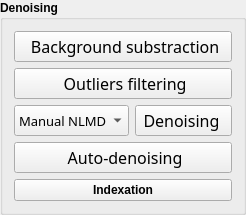
         <widget class="QGroupBox" name="groupBox">
          <property name="font">
           <font>
            <weight>75</weight>
            <bold>true</bold>
           </font>
          </property>
          <property name="title">
           <string>Denoising</string>
          </property>
          <layout class="QVBoxLayout" name="verticalLayout_11">
           <item>
            <widget class="QPushButton" name="Background_remover_button">
             <property name="sizePolicy">
              <sizepolicy hsizetype="Minimum" vsizetype="Minimum">
               <horstretch>0</horstretch>
               <verstretch>0</verstretch>
              </sizepolicy>
             </property>
             <property name="minimumSize">
              <size>
               <width>96</width>
               <height>0</height>
              </size>
             </property>
             <property name="font">
              <font>
               <family>Noto Sans Cond</family>
               <pointsize>12</pointsize>
               <weight>50</weight>
               <italic>false</italic>
               <bold>false</bold>
              </font>
             </property>
             <property name="toolTip">
              <string>&lt;html&gt;&lt;head/&gt;&lt;body&gt;&lt;p&gt;&lt;span style=&quot; font-size:11pt;&quot;&gt;Remove FFT first component.&lt;/span&gt;&lt;/p&gt;&lt;/body&gt;&lt;/html&gt;</string>
             </property>
             <property name="styleSheet">
              <string notr="true"/>
             </property>
             <property name="text">
              <string> Background substraction</string>
             </property>
             <property name="icon">
              <iconset>
               <normaloff>icons/background_icon.png</normaloff>icons/background_icon.png</iconset>
             </property>
            </widget>
           </item>
           <item>
            <widget class="QPushButton" name="Remove_outliers_button">
             <property name="sizePolicy">
              <sizepolicy hsizetype="Minimum" vsizetype="Minimum">
               <horstretch>0</horstretch>
               <verstretch>0</verstretch>
              </sizepolicy>
             </property>
             <property name="minimumSize">
              <size>
               <width>96</width>
               <height>0</height>
              </size>
             </property>
             <property name="font">
              <font>
               <family>Noto Sans Cond</family>
               <pointsize>12</pointsize>
               <weight>50</weight>
               <italic>false</italic>
               <bold>false</bold>
              </font>
             </property>
             <property name="toolTip">
              <string>&lt;html&gt;&lt;head/&gt;&lt;body&gt;&lt;p&gt;&lt;span style=&quot; font-size:11pt;&quot;&gt;Filter outliers using median approach.&lt;/span&gt;&lt;/p&gt;&lt;/body&gt;&lt;/html&gt;</string>
             </property>
             <property name="styleSheet">
              <string notr="true"/>
             </property>
             <property name="text">
              <string> Outliers filtering</string>
             </property>
             <property name="icon">
              <iconset>
               <normaloff>icons/remove_outliers_icon.png</normaloff>icons/remove_outliers_icon.png</iconset>
             </property>
            </widget>
           </item>
           <item>
            <layout class="QHBoxLayout" name="horizontalLayout">
             <item>
              <widget class="QComboBox" name="Choice_denoiser">
               <property name="sizePolicy">
                <sizepolicy hsizetype="Preferred" vsizetype="Minimum">
                 <horstretch>0</horstretch>
                 <verstretch>0</verstretch>
                </sizepolicy>
               </property>
               <property name="font">
                <font>
                 <family>Noto Sans Cond</family>
                 <pointsize>10</pointsize>
                 <weight>50</weight>
                 <italic>false</italic>
                 <bold>false</bold>
                </font>
               </property>
               <property name="contextMenuPolicy">
                <enum>Qt::NoContextMenu</enum>
               </property>
               <property name="toolTip">
                <string>&lt;html&gt;&lt;head/&gt;&lt;body&gt;&lt;p&gt;&lt;span style=&quot; font-size:11pt;&quot;&gt;Choose of the algorithm.&lt;/span&gt;&lt;/p&gt;&lt;/body&gt;&lt;/html&gt;</string>
               </property>
               <property name="styleSheet">
                <string notr="true"/>
               </property>
               <item>
                <property name="text">
                 <string>Manual NLMD</string>
                </property>
               </item>
               <item>
                <property name="text">
                 <string>Manual BM3D</string>
                </property>
               </item>
               <item>
                <property name="text">
                 <string>Manual VSNR</string>
                </property>
               </item>
              </widget>
             </item>
             <item alignment="Qt::AlignHCenter">
              <widget class="QPushButton" name="Manual_denoising_button">
               <property name="sizePolicy">
                <sizepolicy hsizetype="Expanding" vsizetype="Minimum">
                 <horstretch>0</horstretch>
                 <verstretch>0</verstretch>
                </sizepolicy>
               </property>
               <property name="minimumSize">
                <size>
                 <width>96</width>
                 <height>0</height>
                </size>
               </property>
               <property name="font">
                <font>
                 <family>Noto Sans Cond</family>
                 <pointsize>12</pointsize>
                 <weight>50</weight>
                 <italic>false</italic>
                 <bold>false</bold>
                </font>
               </property>
               <property name="toolTip">
                <string>&lt;html&gt;&lt;head/&gt;&lt;body&gt;&lt;p&gt;&lt;span style=&quot; font-size:11pt;&quot;&gt;Perform manual denoising step.&lt;/span&gt;&lt;/p&gt;&lt;/body&gt;&lt;/html&gt;</string>
               </property>
               <property name="styleSheet">
                <string notr="true"/>
               </property>
               <property name="text">
                <string> Denoising  </string>
               </property>
               <property name="icon">
                <iconset>
                 <normaloff>icons/filter_icon.png</normaloff>icons/filter_icon.png</iconset>
               </property>
              </widget>
             </item>
            </layout>
           </item>
           <item>
            <widget class="QPushButton" name="Auto_denoising_button">
             <property name="sizePolicy">
              <sizepolicy hsizetype="Minimum" vsizetype="Minimum">
               <horstretch>0</horstretch>
               <verstretch>0</verstretch>
              </sizepolicy>
             </property>
             <property name="minimumSize">
              <size>
               <width>96</width>
               <height>0</height>
              </size>
             </property>
             <property name="font">
              <font>
               <family>Noto Sans Cond</family>
               <pointsize>12</pointsize>
               <weight>50</weight>
               <italic>false</italic>
               <bold>false</bold>
              </font>
             </property>
             <property name="toolTip">
              <string>&lt;html&gt;&lt;head/&gt;&lt;body&gt;&lt;p&gt;&lt;span style=&quot; font-size:11pt;&quot;&gt;Define best denoising parameter using an image reference.&lt;/span&gt;&lt;/p&gt;&lt;/body&gt;&lt;/html&gt;</string>
             </property>
             <property name="styleSheet">
              <string notr="true"/>
             </property>
             <property name="text">
              <string> Auto-denoising</string>
             </property>
             <property name="icon">
              <iconset>
               <normaloff>icons/filter_icon.png</normaloff>icons/filter_icon.png</iconset>
             </property>
            </widget>
           </item>
           <item>
            <widget class="QPushButton" name="Indexation_button">
             <property name="toolTip">
              <string>&lt;html&gt;&lt;head/&gt;&lt;body&gt;&lt;p&gt;&lt;span style=&quot; font-size:11pt;&quot;&gt;Orientation indexing for eCHORD data.&lt;/span&gt;&lt;/p&gt;&lt;/body&gt;&lt;/html&gt;</string>
             </property>
             <property name="text">
              <string>Indexation</string>
             </property>
             <property name="icon">
              <iconset>
               <normaloff>icons/Indexation_icon.png</normaloff>icons/Indexation_icon.png</iconset>
             </property>
            </widget>
           </item>
          </layout>
         </widget>
